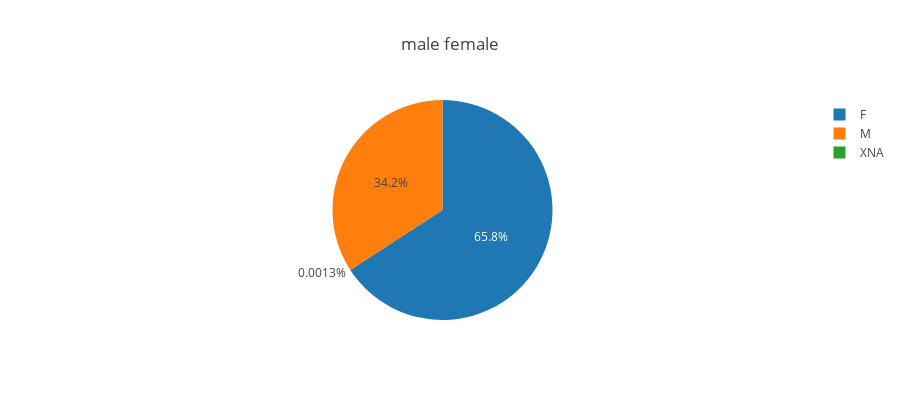

Notebook source saved alongside this figure:
### Code cell
pie(application, "CODE_GENDER", "male female")

### Figure 1 — Plotly figure (JSON) as saved in the notebook; plotly's stock layout.template omitted (floating-point values rounded to 4 significant figures)
{"data": [{"labels": ["F", "M", "XNA"], "type": "pie", "values": [202448, 105059, 4]}], "layout": {"height": 400, "title": "male female"}}
